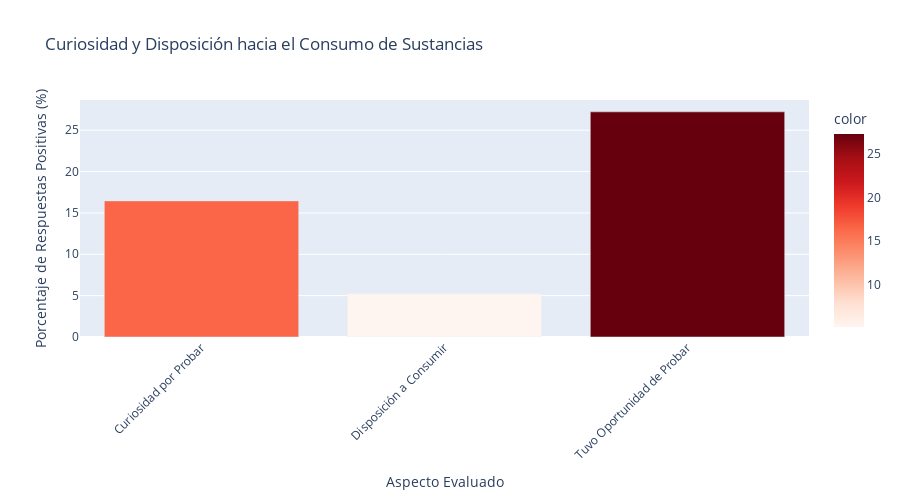

The notebook cell saved with this chart:
### Markdown cell above
## 2. Curiosidad y Disposición al Consumo

### Code cell
# Gráfico 2: Curiosidad vs Disposición a probar sustancias

curiosidad_vars = categorical_features[2:5]  # G_03, G_04, G_05
curiosidad_data = {
    'Pregunta': [get_readable_name(var) for var in curiosidad_vars],
    'Sí (%)': [(df[var] == 1).mean() * 100 for var in curiosidad_vars]
}

fig2 = px.bar(
    x=curiosidad_data['Pregunta'], 
    y=curiosidad_data['Sí (%)'],
    title='Curiosidad y Disposición hacia el Consumo de Sustancias',
    labels={'x': 'Aspecto Evaluado', 'y': 'Porcentaje de Respuestas Positivas (%)'},
    color=curiosidad_data['Sí (%)'],
    color_continuous_scale='Reds'
)

fig2.update_layout(height=500, xaxis_tickangle=-45)
fig2.show()

### Figure 1 — Plotly figure (JSON) as saved in the notebook; plotly's stock layout.template omitted (floating-point values rounded to 4 significant figures)
{"data": [{"hovertemplate": "Aspecto Evaluado=%{x}<br>Porcentaje de Respuestas Positivas (%)=%{y}<br>color=%{marker.color}<extra></extra>", "legendgroup": "", "marker": {"color": [16.46, 5.215, 27.22], "coloraxis": "coloraxis", "pattern": {"shape": ""}}, "name": "", "orientation": "v", "showlegend": false, "textposition": "auto", "type": "bar", "x": ["Curiosidad por Probar", "Disposición a Consumir", "Tuvo Oportunidad de Probar"], "xaxis": "x", "y": [16.46, 5.215, 27.22], "yaxis": "y"}], "layout": {"barmode": "relative", "coloraxis": {"colorbar": {"title": {"text": "color"}}, "colorscale": [[0, "rgb(255,245,240)"], [0.125, "rgb(254,224,210)"], [0.25, "rgb(252,187,161)"], [0.375, "rgb(252,146,114)"], [0.5, "rgb(251,106,74)"], [0.625, "rgb(239,59,44)"], [0.75, "rgb(203,24,29)"], [0.875, "rgb(165,15,21)"], [1, "rgb(103,0,13)"]]}, "height": 500, "legend": {"tracegroupgap": 0}, "title": {"text": "Curiosidad y Disposición hacia el Consumo de Sustancias"}, "xaxis": {"anchor": "y", "domain": [0, 1], "tickangle": -45, "title": {"text": "Aspecto Evaluado"}}, "yaxis": {"anchor": "x", "domain": [0, 1], "title": {"text": "Porcentaje de Respuestas Positivas (%)"}}}}
